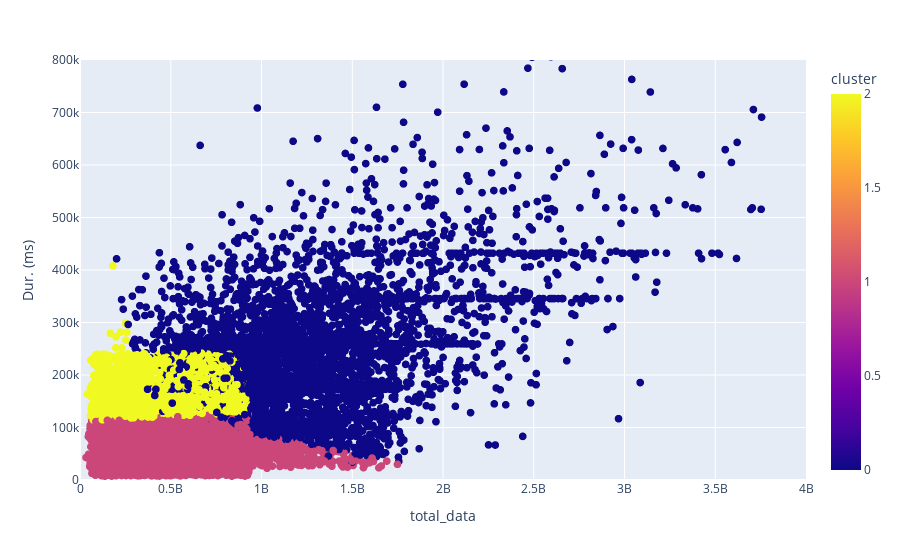

Notebook cell for this chart:
### Code cell
# visualizing the 3 clusters in the dataframe
# for 20, 000 samples only
fig = px.scatter(user_engagement_df.sample(20000), x='total_data', y='Dur. (ms)',
                 color='cluster', size='XDR Sessions')
fig.update_traces(marker_size=8)
fig.update(layout_yaxis_range = [0, 800000])
fig.update(layout_xaxis_range = [0, 4000000000])
fig.show()

### Figure 1 — Plotly figure (JSON) as saved in the notebook; plotly's stock layout.template omitted (floating-point values rounded to 4 significant figures; data arrays with more than 128 entries replaced by an {"elided": "..."} marker saying what was removed)
{"data": [{"hovertemplate": "total_data=%{x}<br>Dur. (ms)=%{y}<br>XDR Sessions=%{marker.size}<br>cluster=%{marker.color}<extra></extra>", "legendgroup": "", "marker": {"color": {"elided": "20000 int values"}, "coloraxis": "coloraxis", "size": 8, "sizemode": "area", "sizeref": 0.04, "symbol": "circle"}, "mode": "markers", "name": "", "showlegend": false, "type": "scattergl", "x": {"elided": "20000 int values"}, "xaxis": "x", "y": {"elided": "20000 int values"}, "yaxis": "y"}], "layout": {"coloraxis": {"colorbar": {"title": {"text": "cluster"}}, "colorscale": [[0, "#0d0887"], [0.1111, "#46039f"], [0.2222, "#7201a8"], [0.3333, "#9c179e"], [0.4444, "#bd3786"], [0.5556, "#d8576b"], [0.6667, "#ed7953"], [0.7778, "#fb9f3a"], [0.8889, "#fdca26"], [1, "#f0f921"]]}, "legend": {"itemsizing": "constant", "tracegroupgap": 0}, "margin": {"t": 60}, "xaxis": {"anchor": "y", "domain": [0, 1], "range": [0, 4000000000], "title": {"text": "total_data"}}, "yaxis": {"anchor": "x", "domain": [0, 1], "range": [0, 800000], "title": {"text": "Dur. (ms)"}}}}
